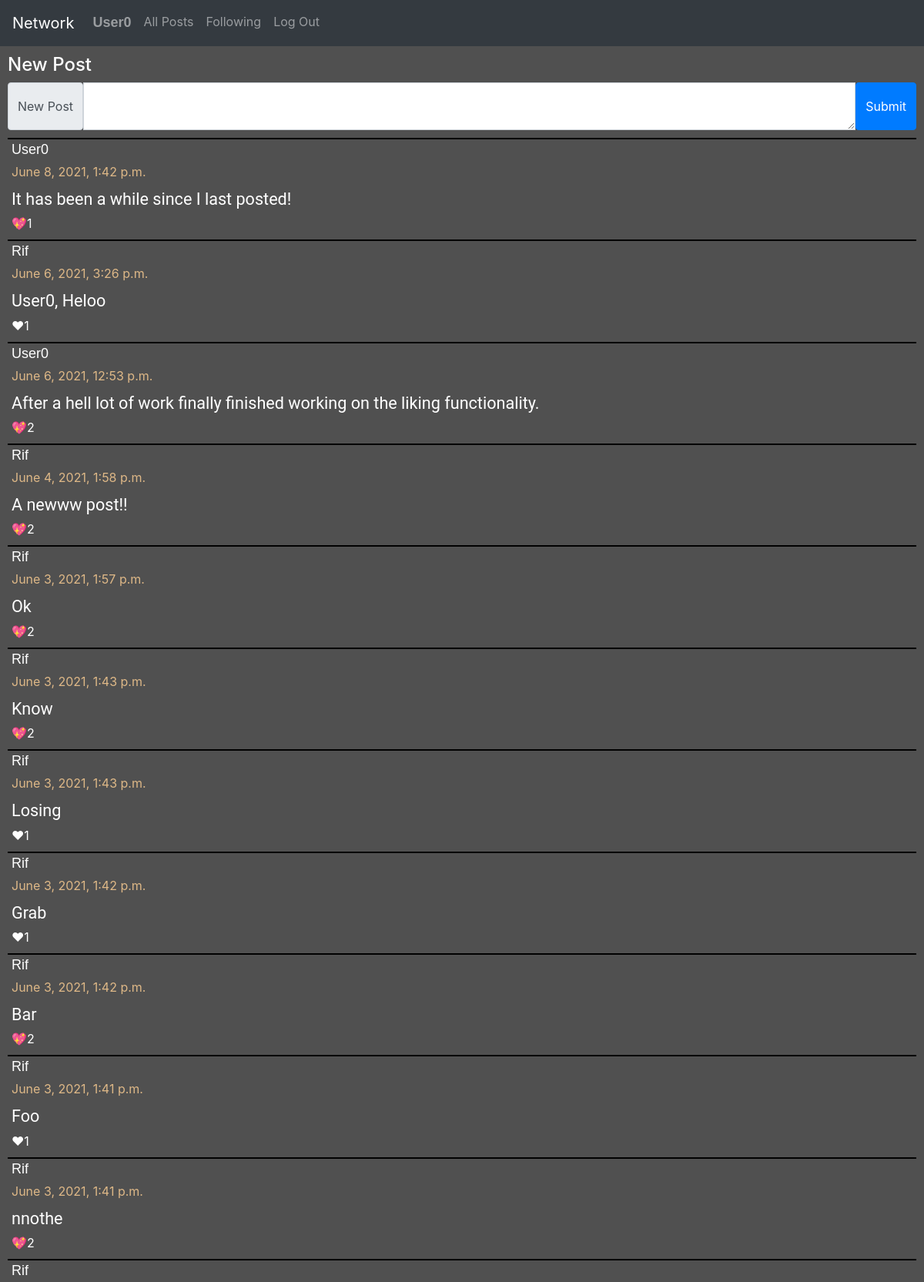
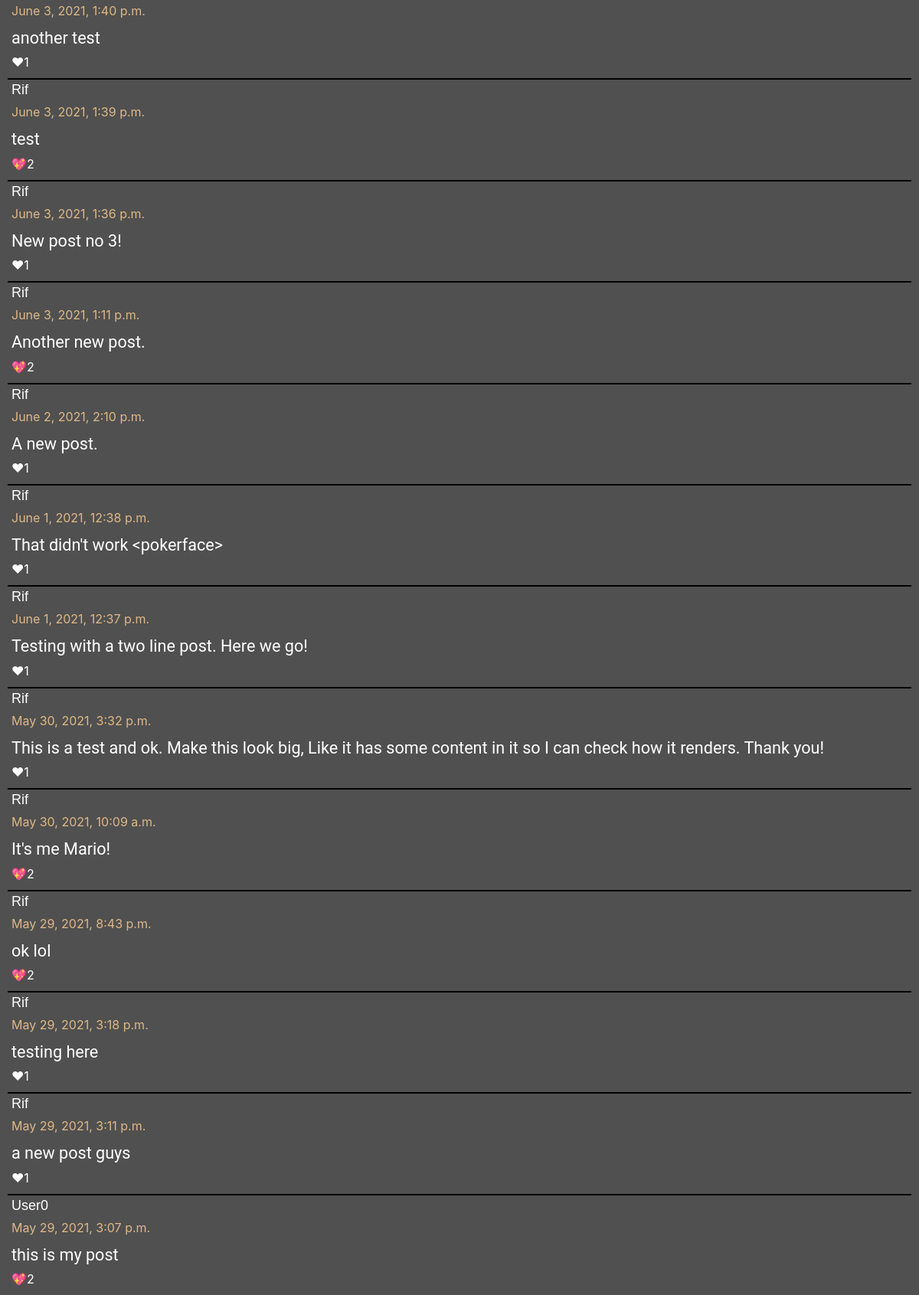
/ (signed in), run on the app's committed database (2 pictures, top to bottom).
### network/models.py (models this page shows, shortened)
class User(AbstractUser):
    pass

class Posts(models.Model):
    content = models.TextField(blank=False)
    user = models.ForeignKey(User, on_delete=models.CASCADE, related_name="user_posts")
    like = models.IntegerField(default=0)
    time = models.DateTimeField(auto_now_add=True)

### network/views.py (the view)
# urls.py: path("", views.index, name="index"),
def index(request):
    posts = Posts.objects.all().order_by('-time')
    liked_posts = []
    for post in posts:
        for p in post.liked_usr.all():
            for usr in p.liked_users.all():
                if usr == request.user:
                    liked_posts.append(post.id)
    return render(request, "network/index.html", {
        "posts": posts,
        "liked_posts": liked_posts,
    })

### network/templates/network/index.html (shortened to what this page needs)
{% extends "network/layout.html" %}
{% load static %}
{% block body %}
    <div id="all_posts">
        <div id="post-form">
            <h4>New Post</h4>
            <form action="{% url 'new-post' %}" method="POST">
                <div class="input-group">
                    <span class="input-group-text">New Post</span>
                    <textarea class="form-control" aria-label="With textarea" name="content"></textarea>
                    <input type="submit" class="btn btn-primary">
                </div>
            </form>
        </div>
        <div id="posts">
            {% for post in posts %}
                <div class="post-item">
                    <label class="post-content">
                        <p class="post-user">{{ post.user }}</p>
                        <label class="time-data">{{ post.time }}</label>
                        <br/>
                        <p class="post-text">{{ post.content }}</p>
                        {% if post.id in liked_posts %}
                            <div id="like-btn-{{ post.id }}">
                                <a class="like-btn" onclick="like_post('{{ post.id }}');">
                                    💖<label class="bi-heart" id="like-no-{{ post.id }}">{{ post.like }}</label>
                                </a>
                            </div>
                        {% else %}
                            <div id="like-btn-{{ post.id }}">
                                <a class="like-btn" onclick="like_post('{{ post.id }}');">
                                    ❤<label class="bi-heart" id="like-no-{{ post.id }}">{{ post.like }}</label>
                                </a>
                            </div>
                        {% endif %}
                    </label>
                </div>
            {% endfor %}
        </div>
    </div>
{% endblock %}

### network/templates/network/layout.html (shortened to what this page needs)
{% load static %}
<!DOCTYPE html>
<html lang="en">
    <head>
        <link rel="stylesheet" href="https://stackpath.bootstrapcdn.com/bootstrap/4.4.1/css/bootstrap.min.css">
        <link href="{% static 'network/styles.css' %}" rel="stylesheet">
    </head>
    <body>
        <nav class="navbar navbar-expand-lg navbar-dark bg-dark" id="bar">
            <a class="navbar-brand" href="#">Network</a>
            <div>
              <ul class="navbar-nav mr-auto">
                {% if user.is_authenticated %}
                    <li class="nav-item">
                        <a class="nav-link post-user" href="{% url 'user-posts' user.id %}"><strong>{{ user.username }}</strong></a>
                    </li>
                {% endif %}
                <li class="nav-item">
                  <a class="nav-link" href="{% url 'index' %}">All Posts</a>
                </li>
                {% if user.is_authenticated %}
                    <li class="nav-item">
                        <a class="nav-link" href="{% url 'following' %}">Following</a>
                    </li>
                    <li class="nav-item">
                        <a class="nav-link" href="{% url 'logout' %}">Log Out</a>
                    </li>
                {% endif %}
              </ul>
            </div>
          </nav>
        <div class="body">
            {% block body %}
            {% endblock %}
        </div>
    </body>
</html>

### network/static/network/styles.css (style rules this page uses)
body { background-color: #505050; color: black; }
#bar { color: gray; }
#post-form { color: white; margin: 10px; }
#posts { margin-left: 10px; margin-right: 10px; }
.post-item { border-top: 2px solid black; font-size: large; }
.post-content { color: white; margin-left: 5px; margin-bottom: 1px; }
.time-data { color: burlywood; font-size: medium; }
.like-btn { fill: red; font-size: medium; }
.post-text { font-family: Roboto; font-size: larger; margin-bottom: 1px; }
.post-user { color: white; font-family: Verdana, Geneva, Tahoma, sans-serif; text-transform: capitalize; font-size: large; margin-bottom: 1px; }

### data on the page
User: username "User0"
Posts: user "User0", time "June 8, 2021, 1:42 p.m.", content "It has been a while since I last posted!", like "1"
Posts: user "Rif", time "June 6, 2021, 3:26 p.m.", content "User0, Heloo", like "1"
Posts: user "User0", time "June 6, 2021, 12:53 p.m.", content "After a hell lot of work finally finished working on the liking functionality.", like "2"
Posts: user "Rif", time "June 4, 2021, 1:58 p.m.", content "A newww post!!", like "2"
Posts: user "Rif", time "June 3, 2021, 1:57 p.m.", content "Ok", like "2"
Posts: user "Rif", time "June 3, 2021, 1:43 p.m.", content "Know", like "2"
Posts: user "Rif", time "June 3, 2021, 1:43 p.m.", content "Losing", like "1"
Posts: user "Rif", time "June 3, 2021, 1:42 p.m.", content "Grab", like "1"
Posts: user "Rif", time "June 3, 2021, 1:42 p.m.", content "Bar", like "2"
Posts: user "Rif", time "June 3, 2021, 1:41 p.m.", content "Foo", like "1"
Posts: user "Rif", time "June 3, 2021, 1:41 p.m.", content "nnothe", like "2"
Posts: user "Rif", time "June 3, 2021, 1:40 p.m.", content "another test", like "1"
Posts: user "Rif", time "June 3, 2021, 1:39 p.m.", content "test", like "2"
Posts: user "Rif", time "June 3, 2021, 1:36 p.m.", content "New post no 3!", like "1"
Posts: user "Rif", time "June 3, 2021, 1:11 p.m.", content "Another new post.", like "2"
Posts: user "Rif", time "June 2, 2021, 2:10 p.m.", content "A new post.", like "1"
Posts: user "Rif", time "June 1, 2021, 12:38 p.m.", content "That didn't work <pokerface>", like "1"
Posts: user "Rif", time "June 1, 2021, 12:37 p.m.", content "Testing with a two line post. Here we go!", like "1"
Posts: user "Rif", time "May 30, 2021, 3:32 p.m.", content "This is a test and ok. Make this look big, Like it has some content in it so I can check how it renders. Thank you!", like "1"
Posts: user "Rif", time "May 30, 2021, 10:09 a.m.", content "It's me Mario!", like "2"
Posts: user "Rif", time "May 29, 2021, 8:43 p.m.", content "ok lol", like "2"
Posts: user "Rif", time "May 29, 2021, 3:18 p.m.", content "testing here", like "1"
Posts: user "Rif", time "May 29, 2021, 3:11 p.m.", content "a new post guys", like "1"
Posts: user "User0", time "May 29, 2021, 3:07 p.m.", content "this is my post", like "2"
